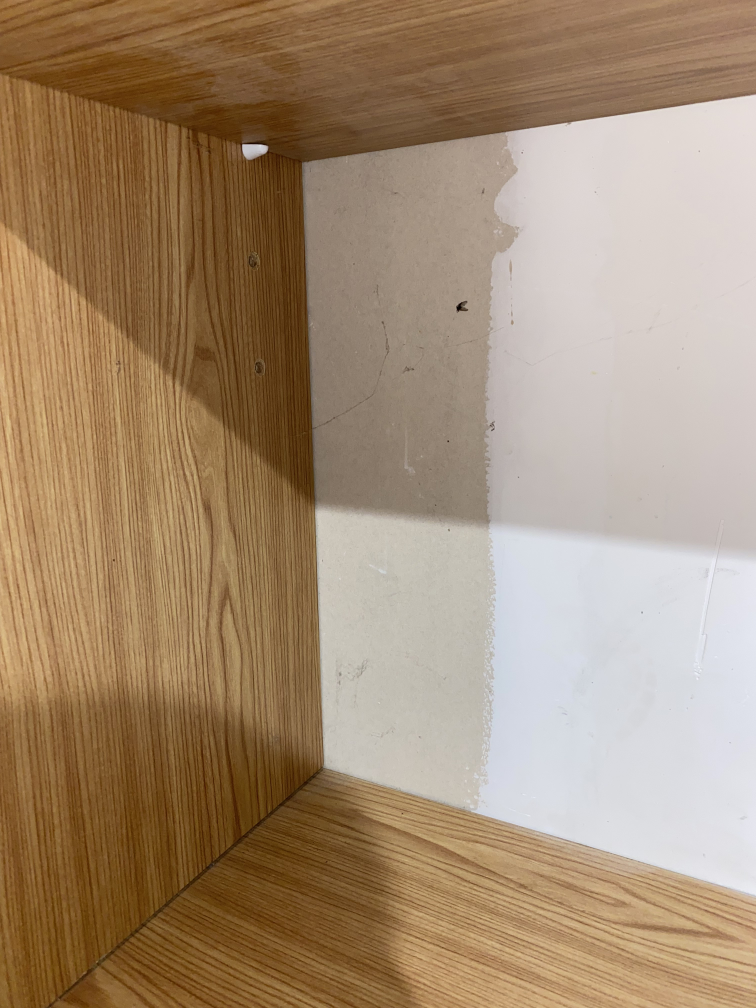
#> input picture data/raw/cubic_scene/IMG_3931.jpeg, 3024 x 4032 px, found by its file name (shown at 1/4 size)
$ python run_pipeline.py
#> lines starting #> are read from the running program, lines starting #| are printed output that depends on the picture; after the words box and inside, x2 and y2 are one past the last pixel; in counts of white or black regions, pixels touching at a corner belong together
from utils import *

# [29 lines of commented-out code are left out]

import cv2
import numpy as np
import open3d as o3d

# Étape 1 : Charger les images stéréo
img_left = cv2.imread('data/raw/cubic_scene/IMG_3931.jpeg', cv2.IMREAD_GRAYSCALE)
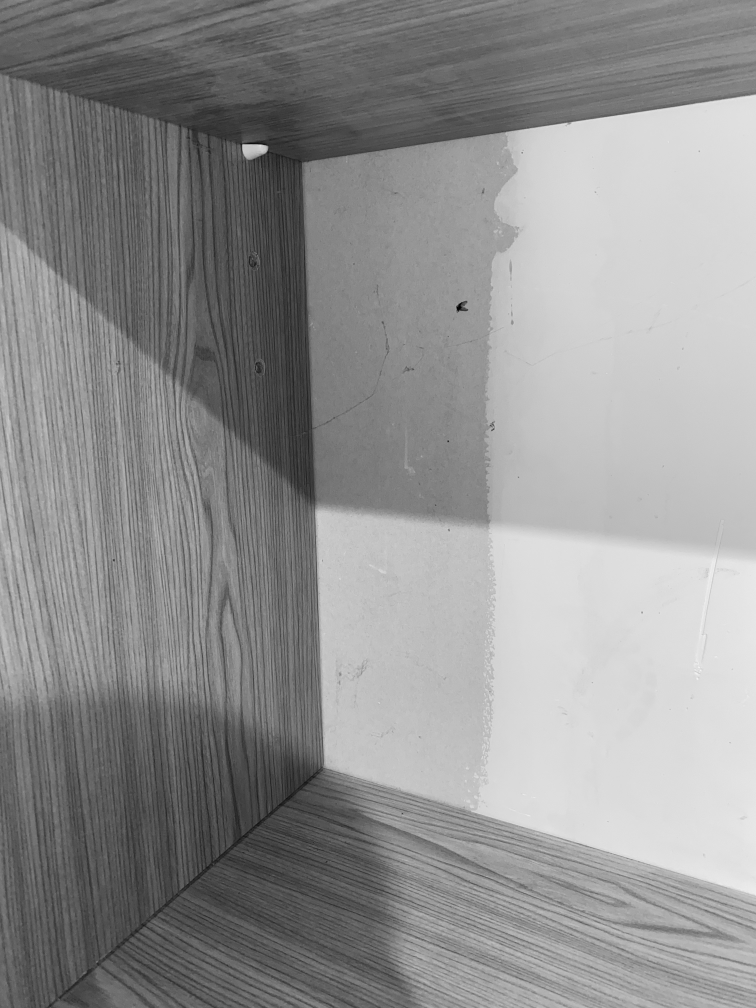
#> img_left: shape (4032, 3024) (shown at 1/4 size); min 0, max 255, mean 144.6
img_right = cv2.imread('data/raw/cubic_scene/IMG_3937.jpeg', cv2.IMREAD_GRAYSCALE)
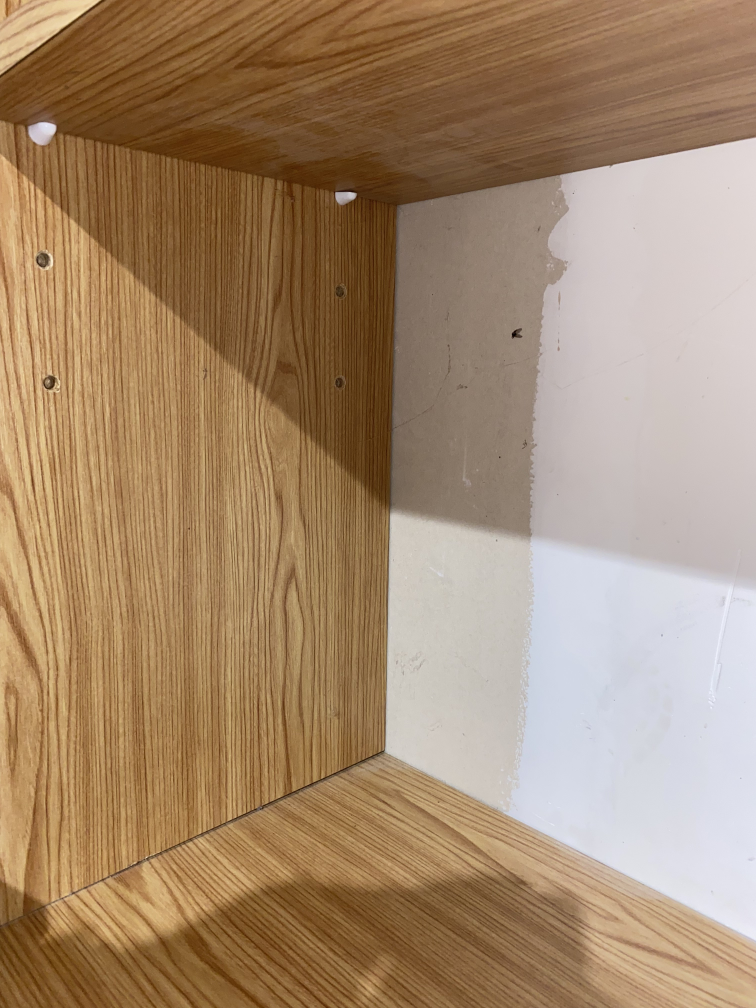
#> input picture data/raw/cubic_scene/IMG_3937.jpeg, 3024 x 4032 px, found by its file name (shown at 1/4 size)
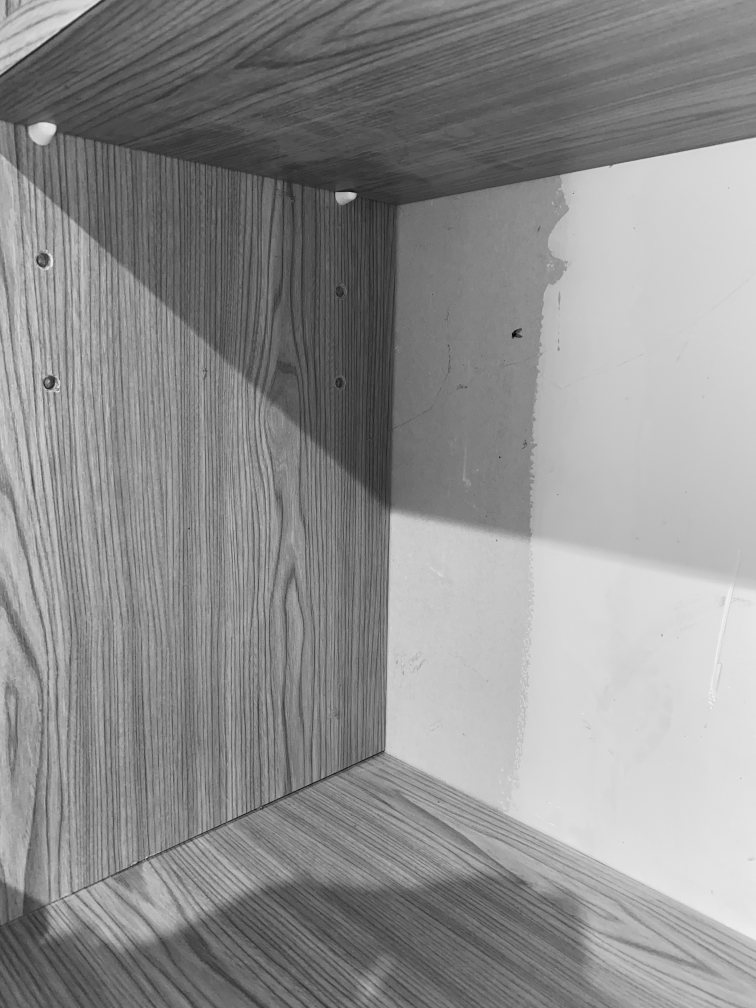
#> img_right: shape (4032, 3024) (shown at 1/4 size); min 0, max 253, mean 142.8

if img_left is None or img_right is None:
    raise FileNotFoundError("Impossible de charger les images. Vérifiez les chemins.")

# Étape 2 : Paramètres de la correspondance stéréo
stereo = cv2.StereoSGBM_create(
    minDisparity=0,
    numDisparities=16*8,  # Doit être multiple de 16
    blockSize=5,
    P1=8*3*5**2,
    P2=32*3*5**2,
    disp12MaxDiff=1,
    uniquenessRatio=10,
    speckleWindowSize=100,
    speckleRange=32
)

# Calculer la disparité
disparity = stereo.compute(img_left, img_right).astype(np.float32) / 16.0
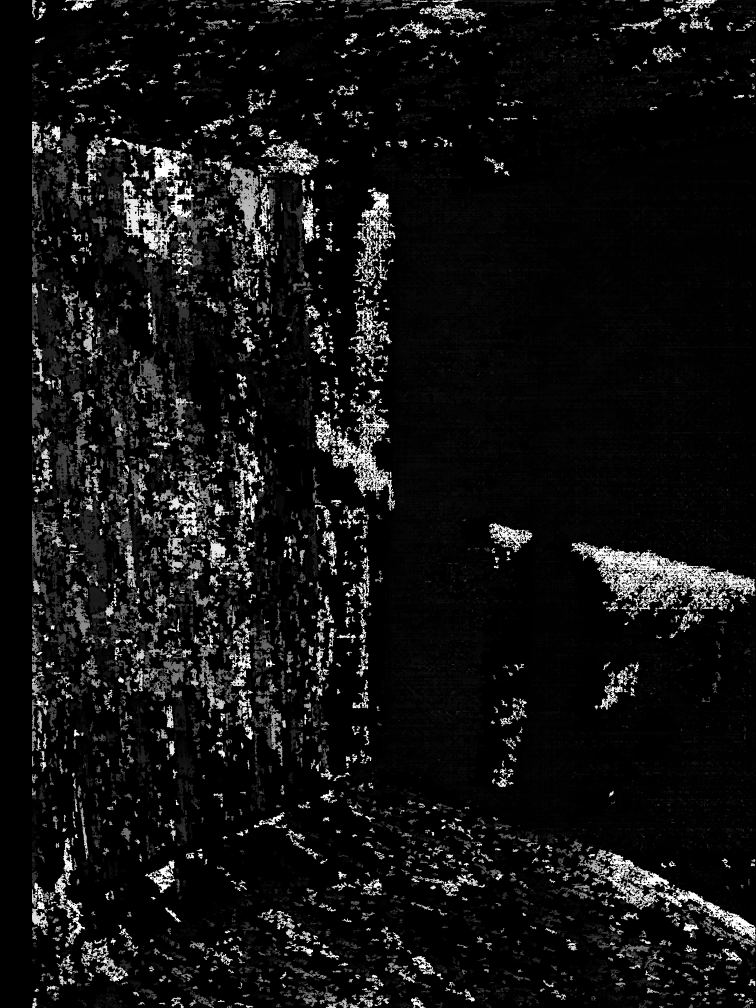
#> disparity: shape (4032, 3024) float32 (shown at 1/4 size); min -1, max 127, mean 8.5; drawn with min black and max white

# Étape 3 : Générer les points 3D
# Paramètres de la caméra (à ajuster selon votre configuration)
focale_mm = 4.25  # Distance focale en mm
largeur_capteur_mm = 4.8  # Largeur du capteur en mm
hauteur_capteur_mm = 3.6  # Hauteur du capteur en mm
largeur_image_pixels = 4032  # Largeur de l'image en pixels
hauteur_image_pixels = 3024  # Hauteur de l'image en pixels
baseline = 0.06  # Distance entre les caméras en mètres

# Calcul des paramètres intrinsèques
f_x = (focale_mm / largeur_capteur_mm) * largeur_image_pixels
f_y = (focale_mm / hauteur_capteur_mm) * hauteur_image_pixels
c_x = largeur_image_pixels / 2
c_y = hauteur_image_pixels / 2

Q = np.array([
    [1, 0, 0, -c_x],
    [0, -1, 0, c_y],
    [0, 0, 0, f_x],
    [0, 0, -1 / baseline, 0]
])

points_3d = cv2.reprojectImageTo3D(disparity, Q)
#> points_3d: shape (4032, 3024, 3) float32; 11.86% of the values are NaN or infinite; the others: min -380.8, max 268.2, mean 27.93
colors = cv2.cvtColor(cv2.imread('data/raw/cubic_scene/IMG_3931.jpeg'), cv2.COLOR_BGR2RGB)

# Masquer les points sans disparité
mask = disparity > disparity.min()
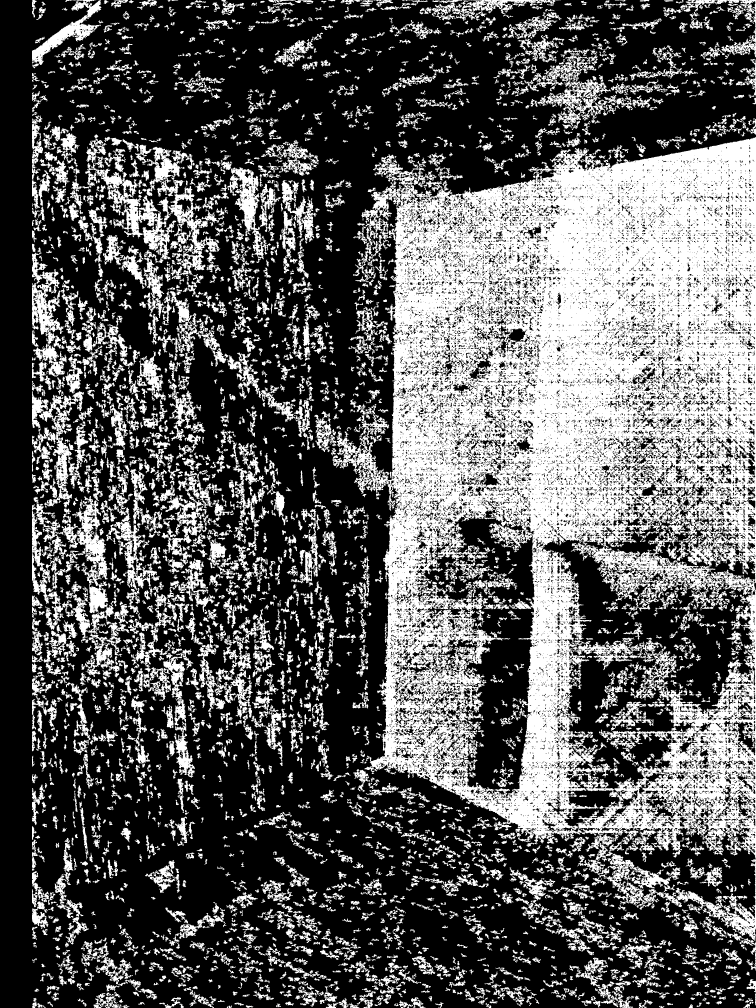
#> mask: shape (4032, 3024) bool (shown at 1/4 size); 35.5% white; 3358 white regions, largest, box (x1, y1, x2, y2) and area: (1330, 548, 3024, 3766) 2595108, (541, 579, 881, 1101) 32996, (341, 652, 705, 1052) 32651
points_3d = points_3d[mask]
colors = colors[mask]

print(f"Min des coordonnées 3D : {np.min(points_3d, axis=0)}")
#| Min des coordonnées 3D : [   nan    nan -380.8]
print(f"Max des coordonnées 3D : {np.max(points_3d, axis=0)}")
#| Max des coordonnées 3D : [nan nan inf]


# Étape 4 : Créer et visualiser le nuage de points
pcd = o3d.geometry.PointCloud()
pcd.points = o3d.utility.Vector3dVector(points_3d)
pcd.colors = o3d.utility.Vector3dVector(colors / 255.0)  # Normaliser les couleurs

o3d.visualization.draw_geometries([pcd], window_name="Nuage de points dense")
